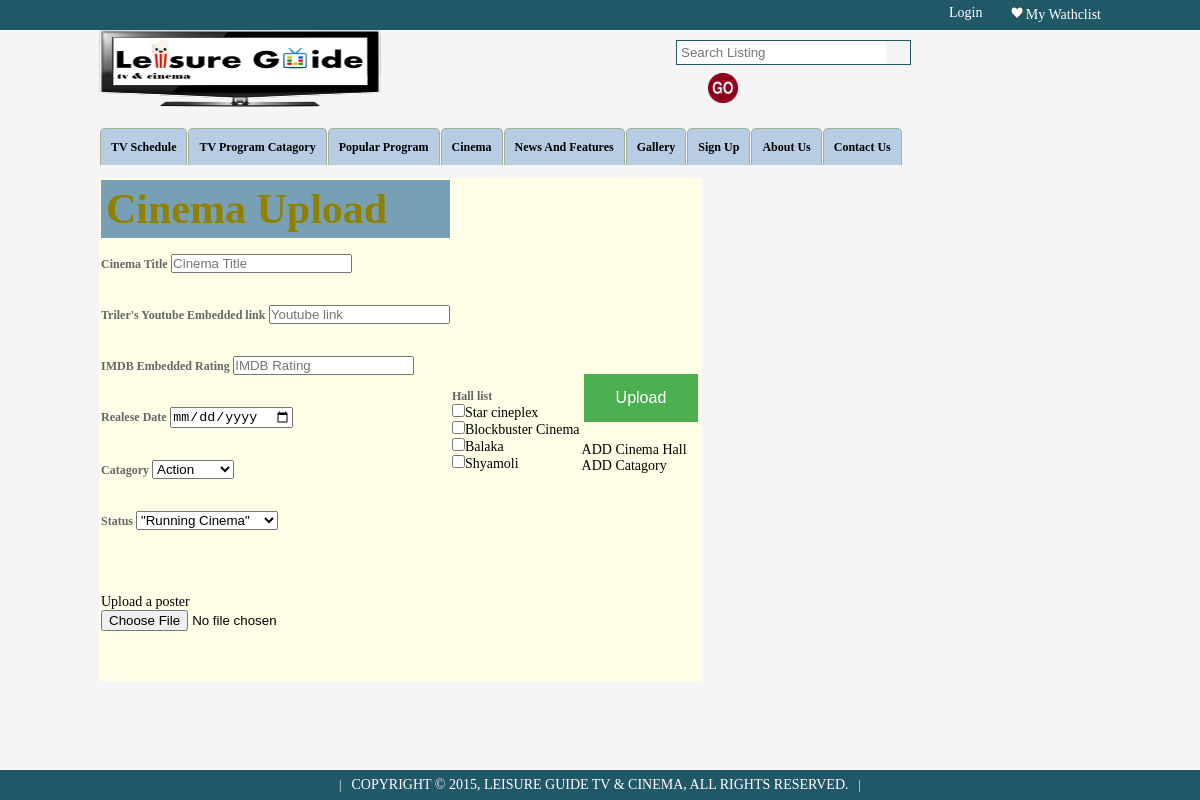
Page /cinemauploadform.php on the committed database.
### tables this page shows
CREATE TABLE `halls` (
  `id` int(11) NOT NULL,
  `hname` varchar(200) NOT NULL,
  `tlink` varchar(200) NOT NULL
);

### cinemauploadform.php (the view, shortened to what this page needs)
	<?php
	include_once("header.php");
	?>
<html
<head>
</head>
<body>
	<td>
	<h2> Cinema Upload</h2>
			<div >
				<br>
				<form action="cinemaupload.php" method="POST" enctype="multipart/form-data">
					<div class="form-group">
						<label for="book_title">Cinema Title</label>
						<input type="text" class="form-control" id="title" name="title" placeholder="Cinema Title">
					</div>
					<br>
					<br>
					<div class="form-group">
						<label for="book_title">Triler's Youtube Embedded link</label>
						<input type="text" class="form-control" id="ylink" name="ylink" placeholder="Youtube link">
					</div>
					<br>
					<br>
					<div class="form-group">
						<label for="book_title">IMDB Embedded Rating</label>
						<input type="text" class="form-control" id="imdb" name="imdb" placeholder="IMDB Rating">
					</div>
					<br>
					<br>
					<div class="form-group">
						<label for="book_title">Realese Date</label>
						<input type="date" class="rdate" name="rdate">
					</div>
					<br>
					<br>
					<div class="form-group">
					<label for="book_author">Catagory  </label>
					<?php
					$connection 	= new mysqli('localhost', 'root', '', 'leisureguide');
					$author = $connection->query('SELECT id,cname FROM catagory');
					echo "<select name = 'catagory'>";
					while($row = mysqli_fetch_array($author)){
							echo "<option value = '". $row['id'] ."'> " . $row['cname'] ."</option>";
					}
					echo "</select>";
					?>
					</div>
					<br>
					<br>
					<div class="form-group">
					<label for="book_author">Status </label>
					<select name = 'status'>
							<option value = "1"> "Running Cinema"</option>
					</select>
					</div>
					<br>
					<br>
					<br>
					<br>
					<div class="form-group">
						<p class="help-block">Upload a poster </p>
						<input type="file" id="poster" name="poster" accept="image/*">
					</div>
					<br>
					<br>
					<br>
					</td>
					<td>
					<div class="form-group">
					<label for="book_author">Hall list  </label>
					<br>
					<?php
					$connection 	= new mysqli('localhost', 'root', '', 'leisureguide');
					$hall = $connection->query('SELECT id,hname FROM halls');
					while($row = mysqli_fetch_array($hall)){
							echo "<input type='checkbox' name='q1[]'  value='". $row['id'] ."'>". $row['hname'] ."<br>";
					}
					?>
					</div>
					</td>
					<td>
						<button type="submit" name="submit" class="button">Upload</button>
							<br>
							<br>
							<div>
								<a href="addhall.php">ADD Cinema Hall</a>
							</div>
							<div>
								<a href="addcinemacatagory.php">ADD Catagory</a>
							</div>
							<br>
			</div>
</body>
</html>

### Leisure Guide TV and Cinema/style.css (style rules this page uses)
* { margin:0; padding:0; outline:none; }
a { text-decoration:none; color:#000000; }
body { color: #000; background-color:#c3cebd; font-family: 'Marcellus', serif; font-size: 12px; }
h2 { background: #77A0B5; font-style: normal; padding: 5px !important; }
.mainfooter-color { width:100%; background:#215868; }
.footer-box { width:1000px; margin:auto; overflow:hidden; }
.footer-top { overflow:hidden; }
.footer-menu1 { line-height: 30px; margin-top: 0; text-align: center; }
.footer-menu1 ul { color:#FFF; }
.footer-menu1 ul li { display: inline; list-style-type: none; margin-left: 10px; margin-right: 10px; }
.footer-menu1 ul li a { color:#FFF; text-transform:uppercase; font-size:14px; }
label { font-size:12px; font-weight:bold; color:#666; }
select, input, textarea, button { outline:none; resize:none; }

### header.php (style rules this page uses)
.footer { position:fixed; left:0px; bottom:0px; height:30px; width:100%; background:#999; }

### cinemauploadform.php (style rules this page uses)
.button { background-color: #4CAF50; border: none; color: white; padding: 15px 32px; text-align: center; text-decoration: none; display: inline-block; font-size: 16px; margin: 4px 2px; cursor: pointer; }
h2 { color: #908000; font-family: verdana; font-size: 300%; }

### rows in the picture
halls: hname "Star cineplex"
halls: hname "Blockbuster Cinema"
halls: hname "Balaka"
halls: hname "Shyamoli"

### other values in the picture
form field catagory "Action"
